Frame 1 (no input): blank canvas, image omitted
Frame 60 (the mouse pressed at the canvas centre just before this capture): blank canvas, image omitted
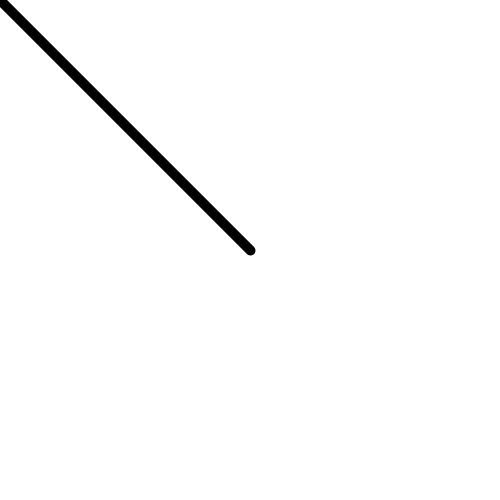
Frame 120 (the mouse held since frame 60 and released just before this capture)

The Processing sketch whose frames 1 and 60 were blank and that drew this single picture after the mouse press (run headless with seeded random() and noise(); from frame 60 on, the mouse is pressed at the canvas centre):

// Processing sketch: gesture
// ── gesture.pde
/* OpenProcessing Tweak of *@*http://www.openprocessing.org/sketch/55323*@* */
/* !do not delete the line above, required for linking your tweak if you re-upload */
boolean ellipseon; 
boolean clear = false;
float timer = 15;
float Xpos, Ypos, Xneg, Yneg;
ArrayList direction;


void setup() {
  size(500, 500);
  smooth();
  direction = new ArrayList();
  direction.add("hold");
}

void draw() {

  if (clear == false) {

    background(255);
  }

  if (ellipseon == true) {
    fill(255);
    strokeWeight(1);
    ellipse(width/2, height/2, 100, 100);
  }

  Xpos = pmouseX - mouseX;
  Ypos = pmouseY - mouseY;
  Xneg = -(pmouseX - mouseX);
  Yneg = -(pmouseY - mouseY);


  println(direction);



  int a = direction.size();

  //up////////////////////////////////
  if (direction.get(a-1) != "U") {

    if ((pmouseY > mouseY)&&((pmouseX-mouseX)<0)&&(Ypos>Xneg)) {

      direction.add("U");
    }
  }
  if (direction.get(a-1) != "U") {

    if ((pmouseY > mouseY)&&((pmouseX-mouseX)>0)&&(Ypos>Xpos)) {

      direction.add("U");
    }
  }


  //down////////////////////////////////
  if (direction.get(a-1) != "D") {
    if ((pmouseY < mouseY)&&((pmouseX-mouseX)<0)&&(Yneg>Xneg)) {
      direction.add("D");
    }
  }

  if (direction.get(a-1) != "D") {
    if ((pmouseY < mouseY)&&((pmouseX-mouseX)>0)&&(Yneg>Xpos)) {
      direction.add("D");
    }
  }

  //left////////////////////////////////
  if (direction.get(a-1) != "L") {
    if ((pmouseX > mouseX)&&((pmouseY-mouseY)<0)&&(Xpos>Yneg)) {
      direction.add("L");
    }
  }
  if (direction.get(a-1) != "L") {
    if ((pmouseX > mouseX)&&((pmouseY-mouseY)>0)&&(Xpos>Ypos)) {
      direction.add("L");
    }
  }

  //right////////////////////////////////
  if (direction.get(a-1) != "R") {
    if ((pmouseX< mouseX)&&((pmouseY-mouseY)<0)&&(Xneg>Yneg)) {
      direction.add("R");
    }
  }
  if (direction.get(a-1) != "R") {
    if ((pmouseX< mouseX)&&((pmouseY-mouseY)>0)&&(Xneg>Ypos)) {
      direction.add("R");
    }
  }

  //Gesture set up///////////////////////////////////////


  if (direction.size()>=6) { 
    if ((direction.get(a-5) == "R") && (direction.get(a-4) == "D") && (direction.get(a-3) == "L")&& (direction.get(a-2) == "U")&& (direction.get(a-1) == "R")) {
      ellipseon= true;
    }
  }

  if (direction.size()>=6) { 
    if ((direction.get(a-5) == "L") && (direction.get(a-4) == "D") && (direction.get(a-3) == "R")&& (direction.get(a-2) == "U")&& (direction.get(a-1) == "L")) {
      ellipseon= true;
    }
  }

  if (direction.size()>=4) {
    if ((direction.get(a-3) == "R") && (direction.get(a-2) == "L") && (direction.get(a-1) == "R")) {
      ellipseon = false;
      background (255);
    }
  }



  if ((Xpos > 0)|| (Ypos > 0)|| (Xneg > 0)|| (Yneg > 0)) {
    timer = 15;

    strokeWeight(10);
    line(mouseX, mouseY, pmouseX, pmouseY);
    clear = true;
  }


  if ((Xpos == 0)&& (Ypos ==0)&& (Xneg == 0)&& (Yneg == 0)) {
    timer -= 1;



    if (timer <= 0) {   
      for (int i = direction.size()-1; i>=1; i --) {
        direction.remove(i);
        clear = false;
      }
    }
  }
}
